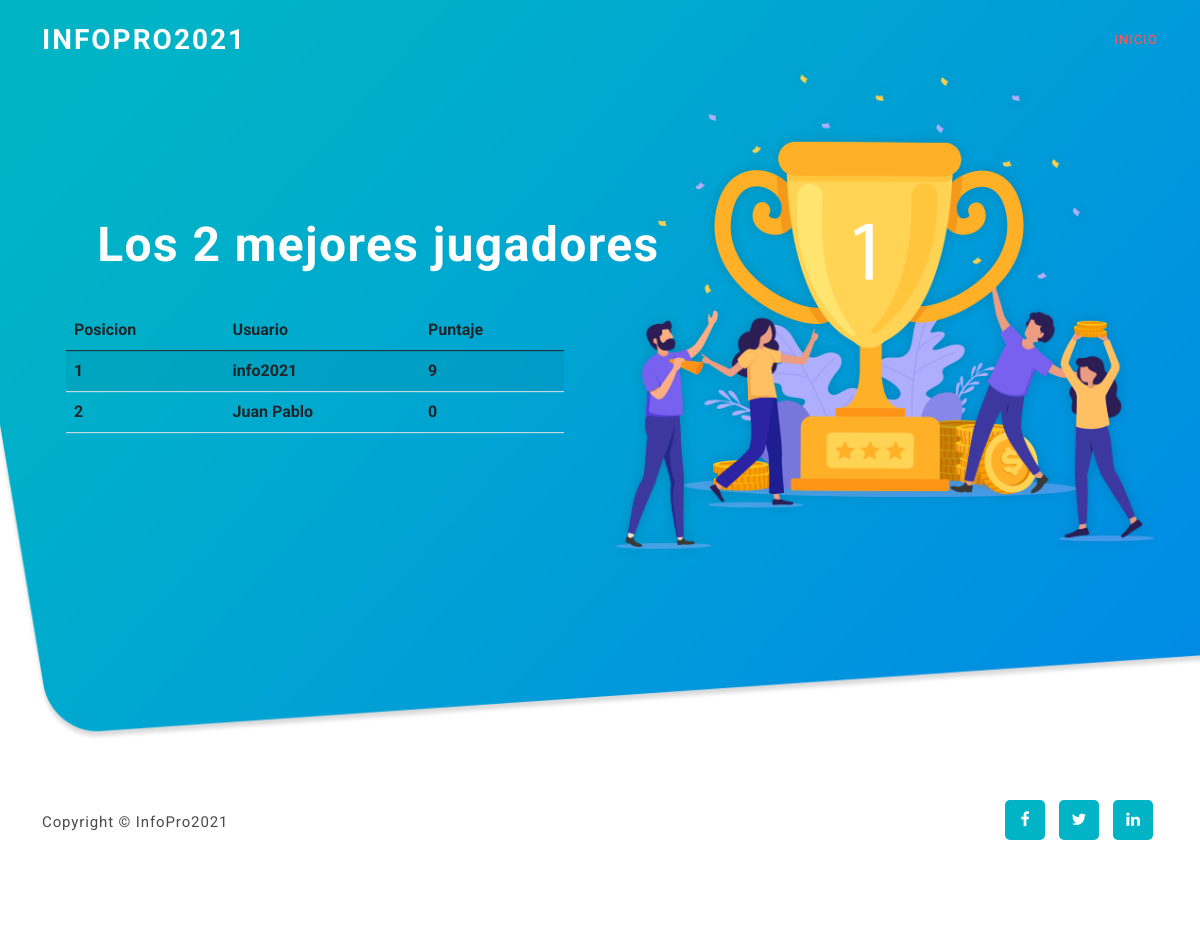
The app's page /tablero/, older data.
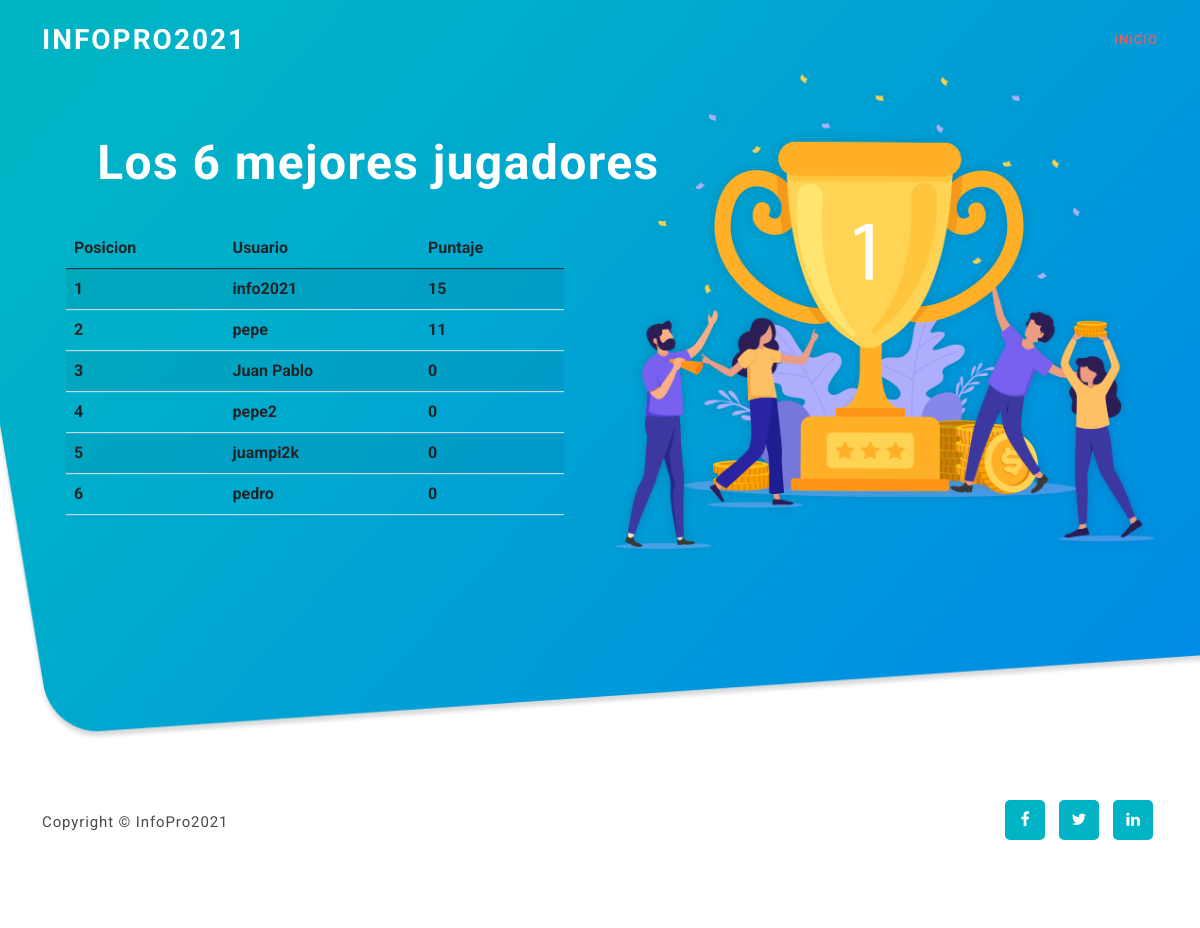
The same page, newer data.
### preguntas/models.py (models this page shows, shortened)
class Jugador(models.Model):
    nombre=models.CharField(max_length=64)
    apellido=models.CharField(max_length=64)
    puntaje=models.IntegerField(default=0)
    puntaje_maximo=models.IntegerField(default=0)

### preguntas/views.py (the view)
# urls.py: path('tablero/',views.tablero,name="tablero")
def tablero(request):
    total_usuarios=Jugador.objects.order_by('-puntaje_maximo')[:10]
    contador=total_usuarios.count()
    return render(request,'preguntas/tablero.html',{
        'total_usuarios':total_usuarios,
        'contador':contador,
    })

### preguntas/templates/preguntas/tablero.html
{% extends "preguntas/layout.html" %}
{% block body %}
<div class="container">
	<h1 class="text-center my-4">
		<span class="badge badge-info">
			Los {{contador}} mejores jugadores
		</span>
	</h1>
	<table class="table table-striped table-bodered">
		<thead>
			<tr>
				<th>Posicion</th>
				<th>Usuario</th>
				<th>Puntaje</th>
			</tr>
		</thead>
		<tbody>
			{% for jugador in total_usuarios %}
				<tr>
					<th>{{forloop.counter}}</th>
					<th>{{jugador.nombre}}</th>
					<th>{{jugador.puntaje_maximo}}</th>
				</tr>
			{% endfor %}
		</tbody>
	</table>
</div>
{% endblock %}

Row changes from the older to the newer data that the page shows:
changed Jugador "info2021": puntaje_maximo "9" → "15"
added Jugador: nombre "pepe", puntaje_maximo "11"
added Jugador: nombre "pepe2", puntaje_maximo "0"
added Jugador: nombre "juampi2k", puntaje_maximo "0"
added Jugador: nombre "pedro", puntaje_maximo "0"
Text that changed along with them:
{{ contador }}: "2" → "6"
